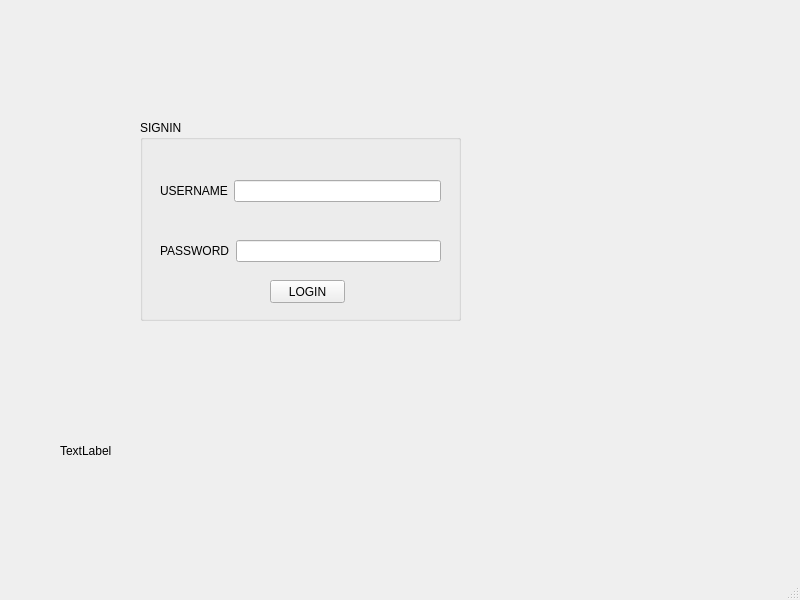
<?xml version="1.0" encoding="UTF-8"?>
<ui version="4.0">
 <class>MainWindow</class>
 <widget class="QMainWindow" name="MainWindow">
  <property name="geometry">
   <rect>
    <x>0</x>
    <y>0</y>
    <width>800</width>
    <height>600</height>
   </rect>
  </property>
  <property name="windowTitle">
   <string>MainWindow</string>
  </property>
  <widget class="QWidget" name="centralwidget">
   <widget class="QGroupBox" name="groupBox">
    <property name="geometry">
     <rect>
      <x>140</x>
      <y>120</y>
      <width>321</width>
      <height>201</height>
     </rect>
    </property>
    <property name="title">
     <string>SIGNIN</string>
    </property>
    <widget class="QPushButton" name="pushButton">
     <property name="geometry">
      <rect>
       <x>130</x>
       <y>160</y>
       <width>75</width>
       <height>23</height>
      </rect>
     </property>
     <property name="text">
      <string>LOGIN</string>
     </property>
    </widget>
    <widget class="QWidget" name="">
     <property name="geometry">
      <rect>
       <x>20</x>
       <y>60</y>
       <width>281</width>
       <height>22</height>
      </rect>
     </property>
     <layout class="QHBoxLayout" name="horizontalLayout">
      <item>
       <widget class="QLabel" name="label">
        <property name="text">
         <string>USERNAME</string>
        </property>
       </widget>
      </item>
      <item>
       <widget class="QLineEdit" name="lineEdit"/>
      </item>
     </layout>
    </widget>
    <widget class="QWidget" name="">
     <property name="geometry">
      <rect>
       <x>20</x>
       <y>120</y>
       <width>281</width>
       <height>22</height>
      </rect>
     </property>
     <layout class="QHBoxLayout" name="horizontalLayout_2">
      <item>
       <widget class="QLabel" name="label_2">
        <property name="text">
         <string>PASSWORD</string>
        </property>
       </widget>
      </item>
      <item>
       <widget class="QLineEdit" name="lineEdit_2">
        <property name="echoMode">
         <enum>QLineEdit::Password</enum>
        </property>
       </widget>
      </item>
     </layout>
    </widget>
   </widget>
   <widget class="QLabel" name="label_3">
    <property name="geometry">
     <rect>
      <x>60</x>
      <y>430</y>
      <width>431</width>
      <height>41</height>
     </rect>
    </property>
    <property name="text">
     <string>TextLabel</string>
    </property>
   </widget>
  </widget>
  <widget class="QMenuBar" name="menubar">
   <property name="geometry">
    <rect>
     <x>0</x>
     <y>0</y>
     <width>800</width>
     <height>21</height>
    </rect>
   </property>
  </widget>
  <widget class="QStatusBar" name="statusbar"/>
 </widget>
 <resources/>
 <connections/>
</ui>
